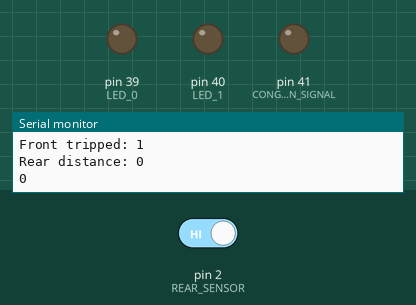
This sketch was run on a simulated Arduino Mega 2560, built with avr-gcc and run on an emulated ATmega2560. Parts: output pins drawn as LEDs (lit = HIGH), the last lines printed to the serial monitor. Inputs (shaded band) come from the test bench; at power-on: pin 2 (REAR_SENSOR) HIGH.

Above: at 1.2 s.
1.3 s: pin 2 (REAR_SENSOR) driven LOW
At 1.45 s:
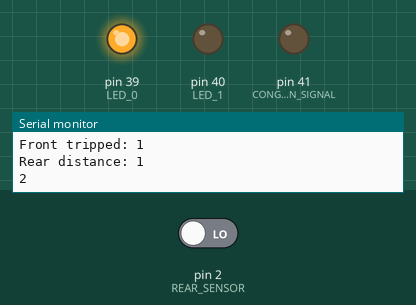
At 2.7 s:
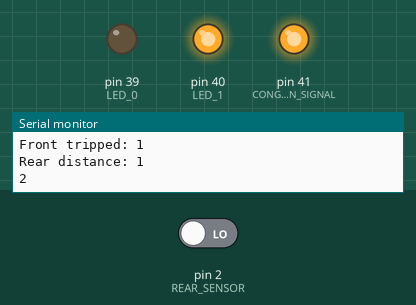
3.0 s: pin 2 (REAR_SENSOR) driven HIGH
At 4.4 s:
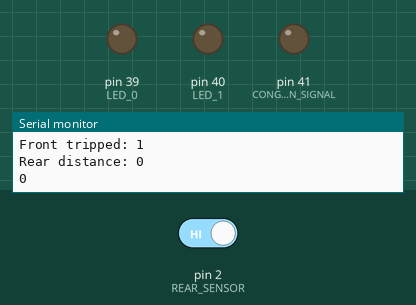
Timing chart, 0 to 6.0 s (numbered marks = the images above; inputs shaded):
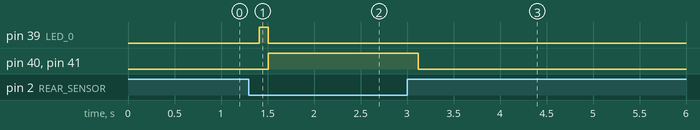

The sketch:

TrafficPreventionUnit.ino
```cpp
/**
  Robert Cromer
  June 2026
  This code contains the program for the FSM that conttolls the traffic congestion prevention unit

*/


// Beam sensor pins //
#define FRONT_SENSOR 1
#define REAR_SENSOR 2

/**
 * LED Output signal
 */
#define CONGESTION_SIGNAL 41

/**
 * A set of LED signals designed to present the state using little-endian computer binary
 */
#define LED_1 40
#define LED_0 39


/**
 * An enum with all of the state names
 */
typedef enum state {
  IDLE,
  QUEUE_DETECTED,
  STOP // Possible remove in future iterations
};

state currentState;

void setup() {
  pinMode(FRONT_SENSOR, INPUT);
  pinMode(REAR_SENSOR, INPUT);
  pinMode(CONGESTION_SIGNAL, OUTPUT);
  pinMode(LED_1, OUTPUT);
  pinMode(LED_0, OUTPUT);

  Serial.begin(9600);
  Serial.println();
}

void loop() {
  // negating the signals coming from the sensors because the breaker beams will turn off
  // when an item comes between them
  bool frontSensorTripped = !digitalRead(FRONT_SENSOR);
  delay(100);
  bool rearSensorTripped = !digitalRead(REAR_SENSOR);

  evaluateOutputs();
  nextState(frontSensorTripped, rearSensorTripped);

  Serial.println("Front tripped: " + static_cast<String>(frontSensorTripped));
  Serial.println("Rear distance: " + static_cast<String>(rearSensorTripped));
  Serial.println(currentState);


}

/**
 * Determines what the output signals should be depending on the state.
 */
void evaluateOutputs() {
  switch (currentState) {
    case IDLE:
      digitalWrite(CONGESTION_SIGNAL, 0);
      break;
    case QUEUE_DETECTED:
      digitalWrite(CONGESTION_SIGNAL, 0);
      break;
    case STOP:
      digitalWrite(CONGESTION_SIGNAL, 1);
      break;
    default:
      digitalWrite(CONGESTION_SIGNAL, 0);
      break;
  }

  digitalWrite(LED_0, currentState % 2);
  digitalWrite(LED_1, currentState / 2 % 2);
}

/**
 * Changes the current state depending on the input signals FRONT_SENSOR and REAR_SENSOR
 */
void nextState(bool frontItemDetected, bool rearItemDetected) {
  switch (currentState) {
    case IDLE:
      if(frontItemDetected && rearItemDetected) {
        currentState = QUEUE_DETECTED;
      } else {
        currentState = IDLE;
      }
      break;
    case QUEUE_DETECTED:
      if (frontItemDetected && rearItemDetected) {
        currentState = STOP;
      } else { // considers the IDLE state and case where the passageway clears up.
        currentState = IDLE;
      }
      break;
    case STOP:
      if (frontItemDetected && rearItemDetected) {
        currentState = STOP;
      } else {
        currentState = IDLE;
      }
      break;
    default:
      currentState = IDLE;
      break;
  }
}
```

Measured:
- after the input at 1.3 s, pin 39 (LED_0): LOW → HIGH after 0.11 s, → LOW 0.10 s later; pin 40 (LED_1), pin 41 (CONGESTION_SIGNAL): LOW → HIGH after 0.21 s
- after the input at 3.0 s, pin 40 (LED_1), pin 41 (CONGESTION_SIGNAL): HIGH → LOW after 0.12 s
